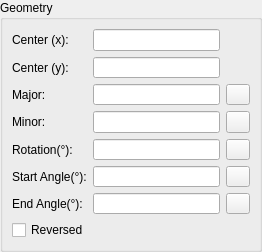
<?xml version="1.0" encoding="UTF-8"?>
<ui version="4.0">
 <class>LC_EllipsePropertiesEditingWidget</class>
 <widget class="QWidget" name="LC_EllipsePropertiesEditingWidget">
  <property name="geometry">
   <rect>
    <x>0</x>
    <y>0</y>
    <width>262</width>
    <height>252</height>
   </rect>
  </property>
  <property name="windowTitle">
   <string>Form</string>
  </property>
  <layout class="QGridLayout" name="gridLayout">
   <property name="leftMargin">
    <number>0</number>
   </property>
   <property name="topMargin">
    <number>0</number>
   </property>
   <property name="rightMargin">
    <number>0</number>
   </property>
   <property name="bottomMargin">
    <number>0</number>
   </property>
   <property name="spacing">
    <number>0</number>
   </property>
   <item row="0" column="0">
    <widget class="QGroupBox" name="buttonGroup8">
     <property name="sizePolicy">
      <sizepolicy hsizetype="Expanding" vsizetype="Expanding">
       <horstretch>0</horstretch>
       <verstretch>0</verstretch>
      </sizepolicy>
     </property>
     <property name="minimumSize">
      <size>
       <width>0</width>
       <height>252</height>
      </size>
     </property>
     <property name="title">
      <string>Geometry</string>
     </property>
     <layout class="QGridLayout" name="gridLayout_2" columnstretch="0,5,0">
      <item row="0" column="0">
       <widget class="QLabel" name="lCenterX">
        <property name="sizePolicy">
         <sizepolicy hsizetype="Preferred" vsizetype="Preferred">
          <horstretch>0</horstretch>
          <verstretch>0</verstretch>
         </sizepolicy>
        </property>
        <property name="text">
         <string>Center (x):</string>
        </property>
        <property name="wordWrap">
         <bool>false</bool>
        </property>
       </widget>
      </item>
      <item row="0" column="1">
       <widget class="QLineEdit" name="leCenterX">
        <property name="sizePolicy">
         <sizepolicy hsizetype="Expanding" vsizetype="Preferred">
          <horstretch>0</horstretch>
          <verstretch>0</verstretch>
         </sizepolicy>
        </property>
        <property name="minimumSize">
         <size>
          <width>64</width>
          <height>0</height>
         </size>
        </property>
        <property name="toolTip">
         <string>X Coordinate of ellipse's center</string>
        </property>
       </widget>
      </item>
      <item row="0" column="2" rowspan="2">
       <widget class="LC_PointPickButton" name="wPickPointCenter" native="true">
        <property name="sizePolicy">
         <sizepolicy hsizetype="Fixed" vsizetype="Fixed">
          <horstretch>0</horstretch>
          <verstretch>0</verstretch>
         </sizepolicy>
        </property>
        <property name="minimumSize">
         <size>
          <width>23</width>
          <height>0</height>
         </size>
        </property>
        <property name="maximumSize">
         <size>
          <width>23</width>
          <height>46</height>
         </size>
        </property>
        <property name="toolTip">
         <string>Pick center coordinate from drawing</string>
        </property>
       </widget>
      </item>
      <item row="1" column="0">
       <widget class="QLabel" name="lCenterY">
        <property name="sizePolicy">
         <sizepolicy hsizetype="Preferred" vsizetype="Preferred">
          <horstretch>0</horstretch>
          <verstretch>0</verstretch>
         </sizepolicy>
        </property>
        <property name="text">
         <string>Center (y):</string>
        </property>
        <property name="wordWrap">
         <bool>false</bool>
        </property>
       </widget>
      </item>
      <item row="1" column="1">
       <widget class="QLineEdit" name="leCenterY">
        <property name="sizePolicy">
         <sizepolicy hsizetype="Expanding" vsizetype="Preferred">
          <horstretch>0</horstretch>
          <verstretch>0</verstretch>
         </sizepolicy>
        </property>
        <property name="minimumSize">
         <size>
          <width>64</width>
          <height>0</height>
         </size>
        </property>
        <property name="toolTip">
         <string>Y Coordinate of arc's center</string>
        </property>
       </widget>
      </item>
      <item row="2" column="0">
       <widget class="QLabel" name="lMajor">
        <property name="sizePolicy">
         <sizepolicy hsizetype="Preferred" vsizetype="Preferred">
          <horstretch>0</horstretch>
          <verstretch>0</verstretch>
         </sizepolicy>
        </property>
        <property name="text">
         <string>Major:</string>
        </property>
        <property name="wordWrap">
         <bool>false</bool>
        </property>
       </widget>
      </item>
      <item row="2" column="1">
       <widget class="QLineEdit" name="leMajor">
        <property name="sizePolicy">
         <sizepolicy hsizetype="Expanding" vsizetype="Preferred">
          <horstretch>0</horstretch>
          <verstretch>0</verstretch>
         </sizepolicy>
        </property>
        <property name="minimumSize">
         <size>
          <width>64</width>
          <height>0</height>
         </size>
        </property>
        <property name="toolTip">
         <string>Radius of major axis of ellipse</string>
        </property>
       </widget>
      </item>
      <item row="2" column="2">
       <widget class="QToolButton" name="tbPickMajor">
        <property name="toolTip">
         <string>Pick length of major axis from drawing</string>
        </property>
        <property name="text">
         <string/>
        </property>
        <property name="icon">
         <iconset resource="../../../../res/icons/icons.qrc">
          <normaloff>:/icons/interactive_pick_distance.lci</normaloff>:/icons/interactive_pick_distance.lci</iconset>
        </property>
       </widget>
      </item>
      <item row="3" column="0">
       <widget class="QLabel" name="lMinor">
        <property name="sizePolicy">
         <sizepolicy hsizetype="Preferred" vsizetype="Preferred">
          <horstretch>0</horstretch>
          <verstretch>0</verstretch>
         </sizepolicy>
        </property>
        <property name="text">
         <string>Minor:</string>
        </property>
        <property name="wordWrap">
         <bool>false</bool>
        </property>
       </widget>
      </item>
      <item row="3" column="1">
       <widget class="QLineEdit" name="leMinor">
        <property name="sizePolicy">
         <sizepolicy hsizetype="Expanding" vsizetype="Preferred">
          <horstretch>0</horstretch>
          <verstretch>0</verstretch>
         </sizepolicy>
        </property>
        <property name="minimumSize">
         <size>
          <width>64</width>
          <height>0</height>
         </size>
        </property>
        <property name="toolTip">
         <string>Radius of minor axis of the ellipse</string>
        </property>
       </widget>
      </item>
      <item row="3" column="2">
       <widget class="QToolButton" name="tbPickMinor">
        <property name="toolTip">
         <string>Pick length of minor axis from drawing</string>
        </property>
        <property name="text">
         <string/>
        </property>
        <property name="icon">
         <iconset resource="../../../../res/icons/icons.qrc">
          <normaloff>:/icons/interactive_pick_distance.lci</normaloff>:/icons/interactive_pick_distance.lci</iconset>
        </property>
       </widget>
      </item>
      <item row="4" column="0">
       <widget class="QLabel" name="lRotation">
        <property name="sizePolicy">
         <sizepolicy hsizetype="Preferred" vsizetype="Preferred">
          <horstretch>0</horstretch>
          <verstretch>0</verstretch>
         </sizepolicy>
        </property>
        <property name="toolTip">
         <string>in degrees</string>
        </property>
        <property name="text">
         <string>Rotation(°):</string>
        </property>
        <property name="wordWrap">
         <bool>false</bool>
        </property>
       </widget>
      </item>
      <item row="4" column="1">
       <widget class="QLineEdit" name="leRotation">
        <property name="sizePolicy">
         <sizepolicy hsizetype="Expanding" vsizetype="Preferred">
          <horstretch>0</horstretch>
          <verstretch>0</verstretch>
         </sizepolicy>
        </property>
        <property name="minimumSize">
         <size>
          <width>64</width>
          <height>0</height>
         </size>
        </property>
        <property name="toolTip">
         <string>Rotation angle for the major axis of ellipse, degrees</string>
        </property>
       </widget>
      </item>
      <item row="4" column="2">
       <widget class="QToolButton" name="tbPickRotation">
        <property name="toolTip">
         <string>Pick rotation angle from drawing</string>
        </property>
        <property name="text">
         <string/>
        </property>
        <property name="icon">
         <iconset resource="../../../../res/icons/icons.qrc">
          <normaloff>:/icons/interactive_pick_angle.lci</normaloff>:/icons/interactive_pick_angle.lci</iconset>
        </property>
       </widget>
      </item>
      <item row="5" column="0">
       <widget class="QLabel" name="lAngle1">
        <property name="sizePolicy">
         <sizepolicy hsizetype="Preferred" vsizetype="Preferred">
          <horstretch>0</horstretch>
          <verstretch>0</verstretch>
         </sizepolicy>
        </property>
        <property name="toolTip">
         <string>in degrees</string>
        </property>
        <property name="text">
         <string>Start Angle(°):</string>
        </property>
        <property name="wordWrap">
         <bool>false</bool>
        </property>
       </widget>
      </item>
      <item row="5" column="1">
       <widget class="QLineEdit" name="leAngle1">
        <property name="sizePolicy">
         <sizepolicy hsizetype="Expanding" vsizetype="Preferred">
          <horstretch>0</horstretch>
          <verstretch>0</verstretch>
         </sizepolicy>
        </property>
        <property name="minimumSize">
         <size>
          <width>64</width>
          <height>0</height>
         </size>
        </property>
        <property name="toolTip">
         <string>Start angle of elliptic arc, degrees</string>
        </property>
       </widget>
      </item>
      <item row="5" column="2">
       <widget class="QToolButton" name="tbPickStartAngle">
        <property name="toolTip">
         <string>Pick start angle from drawing</string>
        </property>
        <property name="text">
         <string/>
        </property>
        <property name="icon">
         <iconset resource="../../../../res/icons/icons.qrc">
          <normaloff>:/icons/interactive_pick_angle.lci</normaloff>:/icons/interactive_pick_angle.lci</iconset>
        </property>
       </widget>
      </item>
      <item row="6" column="0">
       <widget class="QLabel" name="lAngle2">
        <property name="sizePolicy">
         <sizepolicy hsizetype="Preferred" vsizetype="Preferred">
          <horstretch>0</horstretch>
          <verstretch>0</verstretch>
         </sizepolicy>
        </property>
        <property name="toolTip">
         <string>in degrees</string>
        </property>
        <property name="text">
         <string>End Angle(°):</string>
        </property>
        <property name="wordWrap">
         <bool>false</bool>
        </property>
       </widget>
      </item>
      <item row="6" column="1">
       <widget class="QLineEdit" name="leAngle2">
        <property name="sizePolicy">
         <sizepolicy hsizetype="Expanding" vsizetype="Preferred">
          <horstretch>0</horstretch>
          <verstretch>0</verstretch>
         </sizepolicy>
        </property>
        <property name="minimumSize">
         <size>
          <width>64</width>
          <height>0</height>
         </size>
        </property>
        <property name="toolTip">
         <string>End angle of elliptic arc, degrees</string>
        </property>
       </widget>
      </item>
      <item row="6" column="2">
       <widget class="QToolButton" name="tbPickEndAngle">
        <property name="toolTip">
         <string>Pick end angle from drawing</string>
        </property>
        <property name="text">
         <string/>
        </property>
        <property name="icon">
         <iconset resource="../../../../res/icons/icons.qrc">
          <normaloff>:/icons/interactive_pick_angle.lci</normaloff>:/icons/interactive_pick_angle.lci</iconset>
        </property>
       </widget>
      </item>
      <item row="7" column="0" colspan="3">
       <widget class="QCheckBox" name="cbReversed">
        <property name="sizePolicy">
         <sizepolicy hsizetype="Preferred" vsizetype="Preferred">
          <horstretch>0</horstretch>
          <verstretch>0</verstretch>
         </sizepolicy>
        </property>
        <property name="toolTip">
         <string>Defines whether arc is reversed</string>
        </property>
        <property name="text">
         <string>Reversed</string>
        </property>
       </widget>
      </item>
     </layout>
    </widget>
   </item>
  </layout>
 </widget>
 <customwidgets>
  <customwidget>
   <class>LC_PointPickButton</class>
   <extends>QWidget</extends>
   <header>lc_pointpickbutton.h</header>
   <container>1</container>
  </customwidget>
 </customwidgets>
 <resources>
  <include location="../../../../res/icons/icons.qrc"/>
 </resources>
 <connections/>
</ui>
